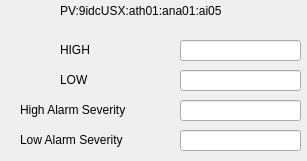
<?xml version="1.0" encoding="UTF-8"?>
<ui version="4.0">
 <class>Form</class>
 <widget class="caFrame" name="Form">
  <property name="geometry">
   <rect>
    <x>0</x>
    <y>0</y>
    <width>307</width>
    <height>161</height>
   </rect>
  </property>
  <property name="windowTitle">
   <string>Form</string>
  </property>
  <property name="background">
   <color>
    <red>198</red>
    <green>198</green>
    <blue>203</blue>
   </color>
  </property>
  <widget class="QLabel" name="label">
   <property name="geometry">
    <rect>
     <x>60</x>
     <y>0</y>
     <width>201</width>
     <height>21</height>
    </rect>
   </property>
   <property name="styleSheet">
    <string notr="true">color: rgb(0, 0, 0)</string>
   </property>
   <property name="text">
    <string>PV:9idcUSX:ath01:ana01:ai05</string>
   </property>
  </widget>
  <widget class="QLabel" name="label_3">
   <property name="geometry">
    <rect>
     <x>60</x>
     <y>40</y>
     <width>41</width>
     <height>21</height>
    </rect>
   </property>
   <property name="styleSheet">
    <string notr="true">color: rgb(0, 0, 0)</string>
   </property>
   <property name="text">
    <string>&lt;html&gt;&lt;head/&gt;&lt;body&gt;&lt;p&gt;HIGH&lt;/p&gt;&lt;/body&gt;&lt;/html&gt;</string>
   </property>
  </widget>
  <widget class="QLabel" name="label_4">
   <property name="geometry">
    <rect>
     <x>20</x>
     <y>100</y>
     <width>141</width>
     <height>21</height>
    </rect>
   </property>
   <property name="styleSheet">
    <string notr="true">color: rgb(0, 0, 0)</string>
   </property>
   <property name="text">
    <string>&lt;html&gt;&lt;head/&gt;&lt;body&gt;&lt;p&gt;High Alarm Severity&lt;/p&gt;&lt;/body&gt;&lt;/html&gt;</string>
   </property>
  </widget>
  <widget class="QLabel" name="label_5">
   <property name="geometry">
    <rect>
     <x>60</x>
     <y>70</y>
     <width>41</width>
     <height>21</height>
    </rect>
   </property>
   <property name="styleSheet">
    <string notr="true">color: rgb(0, 0, 0)</string>
   </property>
   <property name="text">
    <string>&lt;html&gt;&lt;head/&gt;&lt;body&gt;&lt;p&gt;LOW&lt;/p&gt;&lt;/body&gt;&lt;/html&gt;</string>
   </property>
  </widget>
  <widget class="QLabel" name="label_6">
   <property name="geometry">
    <rect>
     <x>20</x>
     <y>130</y>
     <width>131</width>
     <height>21</height>
    </rect>
   </property>
   <property name="styleSheet">
    <string notr="true">color: rgb(0, 0, 0)</string>
   </property>
   <property name="text">
    <string>&lt;html&gt;&lt;head/&gt;&lt;body&gt;&lt;p&gt;Low Alarm Severity&lt;/p&gt;&lt;/body&gt;&lt;/html&gt;</string>
   </property>
  </widget>
  <widget class="caTextEntry" name="catextentry_49">
   <property name="geometry">
    <rect>
     <x>180</x>
     <y>40</y>
     <width>121</width>
     <height>21</height>
    </rect>
   </property>
   <property name="channel" stdset="0">
    <string notr="true">9idcUSX:ath01:ana01:ai05.HIGH</string>
   </property>
   <property name="background">
    <color>
     <red>115</red>
     <green>215</green>
     <blue>253</blue>
    </color>
   </property>
   <property name="colorMode">
    <enum>caLineEdit::Static</enum>
   </property>
  </widget>
  <widget class="caTextEntry" name="catextentry_50">
   <property name="geometry">
    <rect>
     <x>180</x>
     <y>100</y>
     <width>121</width>
     <height>21</height>
    </rect>
   </property>
   <property name="channel" stdset="0">
    <string notr="true">9idcUSX:ath01:ana01:ai05.HSV</string>
   </property>
   <property name="background">
    <color>
     <red>115</red>
     <green>215</green>
     <blue>253</blue>
    </color>
   </property>
   <property name="colorMode">
    <enum>caLineEdit::Static</enum>
   </property>
  </widget>
  <widget class="caTextEntry" name="catextentry_51">
   <property name="geometry">
    <rect>
     <x>180</x>
     <y>70</y>
     <width>121</width>
     <height>21</height>
    </rect>
   </property>
   <property name="channel" stdset="0">
    <string notr="true">9idcUSX:ath01:ana01:ai05.LOW</string>
   </property>
   <property name="background">
    <color>
     <red>115</red>
     <green>215</green>
     <blue>253</blue>
    </color>
   </property>
   <property name="colorMode">
    <enum>caLineEdit::Static</enum>
   </property>
  </widget>
  <widget class="caTextEntry" name="catextentry_52">
   <property name="geometry">
    <rect>
     <x>180</x>
     <y>130</y>
     <width>121</width>
     <height>21</height>
    </rect>
   </property>
   <property name="channel" stdset="0">
    <string notr="true">9idcUSX:ath01:ana01:ai05.LSV</string>
   </property>
   <property name="background">
    <color>
     <red>115</red>
     <green>215</green>
     <blue>253</blue>
    </color>
   </property>
   <property name="colorMode">
    <enum>caLineEdit::Static</enum>
   </property>
  </widget>
 </widget>
 <customwidgets>
  <customwidget>
   <class>caTextEntry</class>
   <extends>caLineEdit</extends>
   <header>caTextEntry</header>
  </customwidget>
  <customwidget>
   <class>caFrame</class>
   <extends>QFrame</extends>
   <header>caFrame</header>
   <container>1</container>
  </customwidget>
  <customwidget>
   <class>caLineEdit</class>
   <extends>QLineEdit</extends>
   <header>caLineEdit</header>
  </customwidget>
 </customwidgets>
 <resources/>
 <connections/>
</ui>
